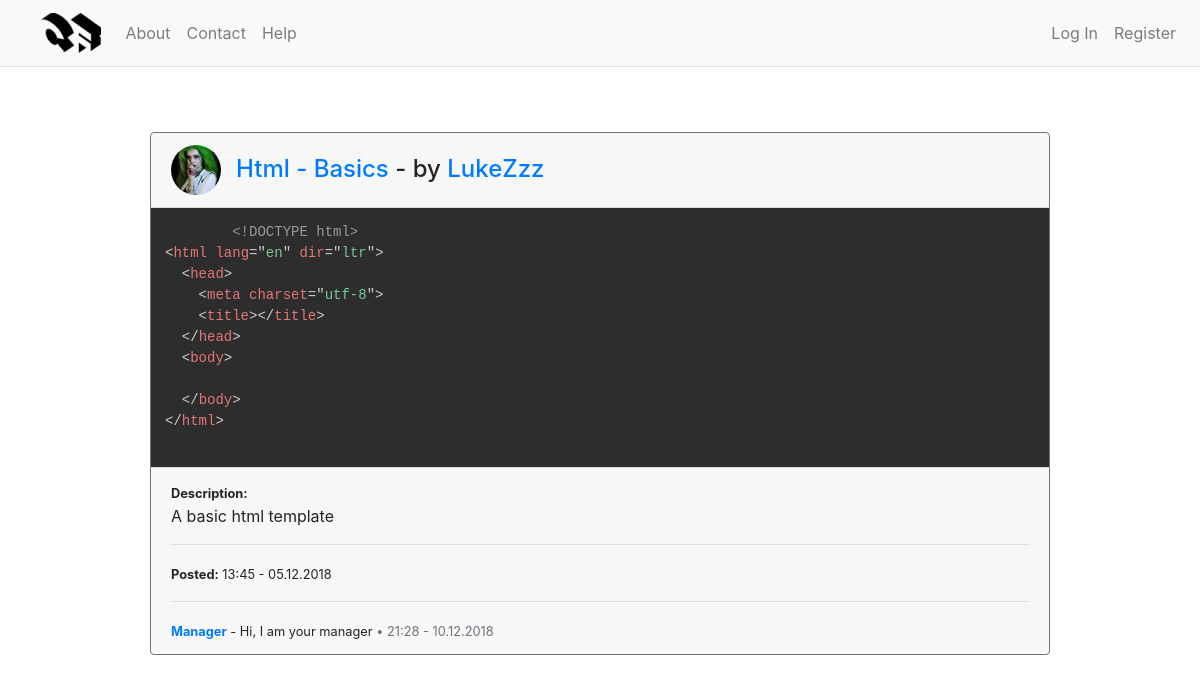
/post/1, run on an earlier commit of the app's database.
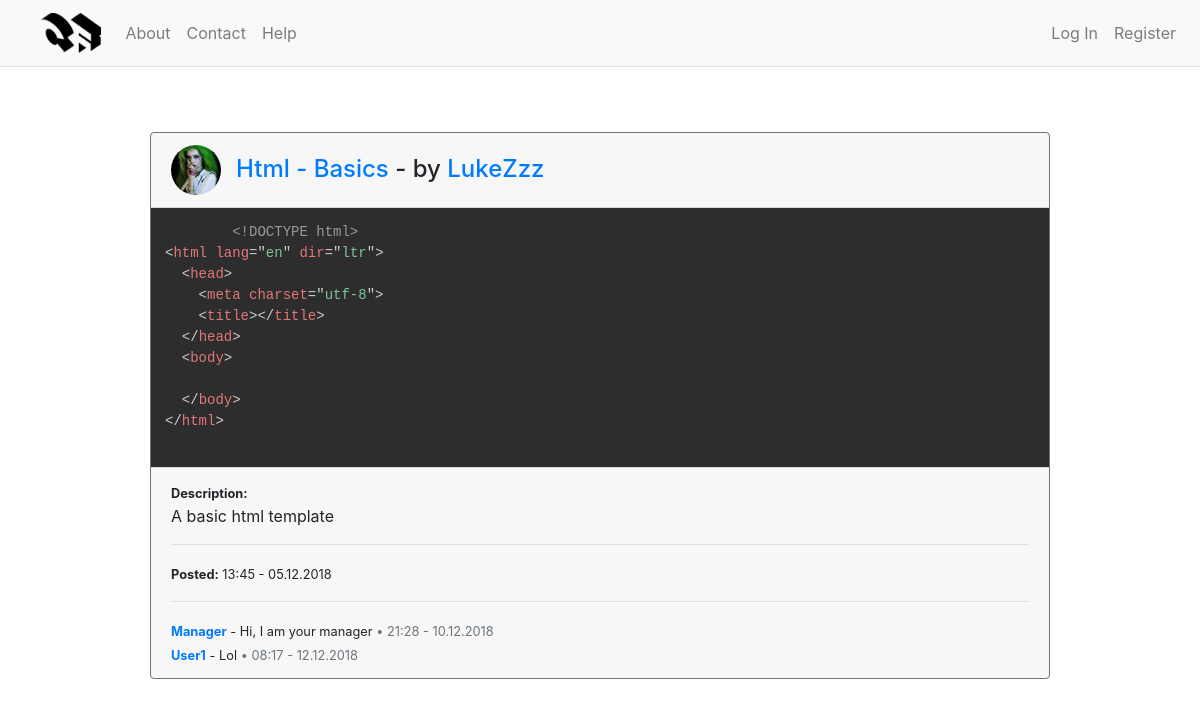
And on a later commit of the database.
### website/models.py (models this page shows, shortened)
class User(db.Model, UserMixin):
    id = db.Column(db.Integer, primary_key=True)
    username = db.Column(db.String(20), unique=True, nullable=False)
    email = db.Column(db.String(120), unique=True, nullable=False)
    image_file = db.Column(db.String(20), nullable=False, default='default.jpg')
    password = db.Column(db.String(60), nullable=False)
    posts = db.relationship('Post', backref='author', lazy=True)
    liked_comments = db.relationship('CommentLike', backref='user', lazy=True)
    liked_posts = db.relationship('PostLike', backref='user', lazy=True)

class Post(db.Model):
    id = db.Column(db.Integer, primary_key=True)
    title = db.Column(db.String(50), nullable=False)
    datetime = db.Column(db.DateTime, nullable=False, default=datetime.utcnow)
    code = db.Column(db.Text, nullable=False)
    description = db.Column(db.Text, nullable=False)
    user_id = db.Column(db.Integer, db.ForeignKey('user.id'))
    language_id = db.Column(db.Integer, db.ForeignKey('language.id'))
    user_likes = db.relationship('PostLike', backref='likes', lazy=True)
    comments = db.relationship('Comment', backref='comments')
    language = db.relationship('Language', backref='language')

class Comment(db.Model):
    id = db.Column(db.Integer, primary_key=True)
    content = db.Column(db.Text, nullable=False)
    datetime = db.Column(db.DateTime, nullable=False, default=datetime.utcnow)
    post_id = db.Column(db.Integer, db.ForeignKey('post.id'))
    user_id = db.Column(db.Integer, db.ForeignKey('user.id'))
    user_likes = db.relationship('CommentLike', backref='likes', lazy=True)
    user = db.relationship('User', backref='author')

### website/posts/routes.py (the view, shortened to what this page needs)
@posts.route("/post/<int:id>", methods=['GET', 'POST'])
def post(id):
    post = Post.query.get_or_404(id)
    form = CommentForm()
    for error in form.errors:
        flash(error)
    return render_template('post.html', title=post.title, post=post, form=form, getLikeUrl=getLikeUrl, getLikeIcon=getLikeIcon, getCommentLikeUrl=getCommentLikeUrl, getCommentLikeIcon=getCommentLikeIcon)

### website/templates/post.html (shortened to what this page needs)
{% extends "layout.html" %}
{% block content %}
<div class="card w-75 ml-auto mr-auto m-5 border-secondary">
  <div class="card-header">
    <div class="w-25">
      <img style="width:50px;float:left;" class="rounded-circle account-img" src="{{ url_for('static', filename='profile_pics/' + post.author.image_file) }}" alt="">
    </div>
    <div class="felx-column">
      <h4 style="position:relative;left:15px;top:10px;"><a href="{{ url_for('posts.post', id=post.id) }}" style="text-decoration:none;">{{ post.title }}</a> - by <a alt="{{ post.author.username }}" title="{{ post.author.username }}" href="{{ url_for('users.user', username=post.author.username) }}" style="width:50px;height:50px;text-decoration:none;">{{ post.author.username }}</a></h4>
    </div>
  </div>
  <div class="card-body p-0">
      <pre class="language-{{ post.language.name }} m-0">
        <code>{{ post.code }}</code>
      </pre>
  </div>
  <div class="card-footer">
    <small><b>Description:</b></small>
    <p>{{ post.description }}</p>
    <hr>
    <small><b>Posted:</b> {{ post.datetime.strftime('%H:%M - %d.%m.%Y') }}</small>
    {% if post.comments %}<hr>{% endif %}
    {% for comment in post.comments %}
      <small><b><a href="{{ url_for('users.user', username=comment.user.username) }}">{{ comment.user.username }}</a></b> - {{ comment.content }}<span class="text-muted"> • {{ comment.datetime.strftime('%H:%M - %d.%m.%Y') }}</span></small>
      <br>
    {% endfor %}
  </div>
</div>
{% endblock content %}

### website/templates/layout.html (shortened to what this page needs)
<!DOCTYPE html>
<html lang="en" dir="ltr">
  <head>
    <link rel="stylesheet" href="https://maxcdn.bootstrapcdn.com/bootstrap/4.0.0/css/bootstrap.min.css">
    <link rel="stylesheet" href="{{ url_for('static', filename='master.css') }}">
    <link rel="stylesheet" href="{{ url_for('static', filename='prism.css') }}">
  </head>
  <body>
    {% include "navbar.html" %}
    <div class="container-fluid">
      <div class="row">
        <div class="col-12">
        </div>
        {% block content %}{% endblock %}
      </div>
    </div>
  </body>
</html>

### website/templates/navbar.html (shortened to what this page needs)
<nav class="navbar navbar-expand-md navbar-light bg-light border-bottom mb-3">
    <a class="navbar-brand ml-4" href="{{ url_for('main.home') }}">
      <img src="{{ url_for('static', filename='Logo.png') }}" alt="logo" style="height:40px;">
    </a>
    <div id="navbarNavDropdown" class="navbar-collapse collapse">
        <ul class="navbar-nav w-100">
            <li class="nav-item">
                <a class="nav-link" href="{{ url_for('main.about') }}">About</a>
            </li>
            <li class="nav-item">
                <a class="nav-link" href="{{ url_for('main.contact') }}">Contact</a>
            </li>
            <li class="nav-item">
                <a class="nav-link" href="{{ url_for('main.help', path='test.txt') }}">Help</a>
            </li>
            {% if not current_user.is_authenticated %}
              <li class="nav-item  ml-md-auto ml-lg-auto">
                  <a class="nav-link" href="{{ url_for('users.login') }}">Log In</a>
              </li>
              <li class="nav-item">
                  <a class="nav-link" href="{{ url_for('users.register') }}">Register</a>
              </li>
            {% endif %}
        </ul>
    </div>
</nav>

### website/static/prism.css (style rules this page uses)
code[class*="language-"], pre[class*="language-"] { color: #ccc; background: none; font-family: Consolas, Monaco, 'Andale Mono', 'Ubuntu Mono', monospace; text-align: left; white-space: pre; word-spacing: normal; word-break: normal; word-wrap: normal; line-height: 1.5; -moz-tab-size: 4; -o-tab-size: 4; tab-size: 4; -webkit-hyphens: none; -moz-hyphens: none; -ms-hyphens: none; hyphens: none; }
pre[class*="language-"] { padding: 1em; margin: .5em 0; overflow: auto; }
:not(pre) > code[class*="language-"], pre[class*="language-"] { background: #2d2d2d; }

What changed in the data, as far as the page shows it:
added Comment: user.username "User1", content "Lol", datetime "08:17 - 12.12.2018"
